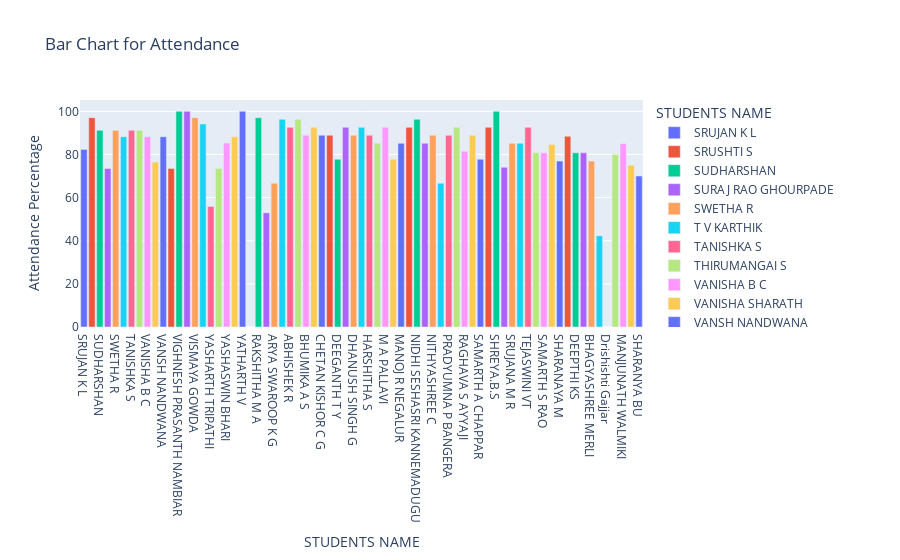

This figure's notebook cell:
### Code cell
import plotly.express as px

# Assuming df is your DataFrame
bar_chart = px.bar(df, x='STUDENTS NAME', y='ATTENDANCE PERCENTAGE',
                   title='Bar Chart for Attendance',
                   labels={'ATTENDANCE PERCENTAGE': 'Attendance Percentage'},
                   color='STUDENTS NAME')

bar_chart.show()

### Figure 1 — Plotly figure (JSON) as saved in the notebook; plotly's stock layout.template omitted (floating-point values rounded to 4 significant figures)
{"data": [{"alignmentgroup": "True", "hovertemplate": "STUDENTS NAME=%{x}<br>Attendance Percentage=%{y}<extra></extra>", "legendgroup": "SRUJAN K L ", "marker": {"color": "#636efa", "pattern": {"shape": ""}}, "name": "SRUJAN K L ", "offsetgroup": "SRUJAN K L ", "orientation": "v", "showlegend": true, "textposition": "auto", "type": "bar", "x": ["SRUJAN K L "], "xaxis": "x", "y": [82.35], "yaxis": "y"}, {"alignmentgroup": "True", "hovertemplate": "STUDENTS NAME=%{x}<br>Attendance Percentage=%{y}<extra></extra>", "legendgroup": "SRUSHTI S ", "marker": {"color": "#EF553B", "pattern": {"shape": ""}}, "name": "SRUSHTI S ", "offsetgroup": "SRUSHTI S ", "orientation": "v", "showlegend": true, "textposition": "auto", "type": "bar", "x": ["SRUSHTI S "], "xaxis": "x", "y": [97.06], "yaxis": "y"}, {"alignmentgroup": "True", "hovertemplate": "STUDENTS NAME=%{x}<br>Attendance Percentage=%{y}<extra></extra>", "legendgroup": "SUDHARSHAN", "marker": {"color": "#00cc96", "pattern": {"shape": ""}}, "name": "SUDHARSHAN", "offsetgroup": "SUDHARSHAN", "orientation": "v", "showlegend": true, "textposition": "auto", "type": "bar", "x": ["SUDHARSHAN"], "xaxis": "x", "y": [91.18], "yaxis": "y"}, {"alignmentgroup": "True", "hovertemplate": "STUDENTS NAME=%{x}<br>Attendance Percentage=%{y}<extra></extra>", "legendgroup": "SURAJ RAO GHOURPADE", "marker": {"color": "#ab63fa", "pattern": {"shape": ""}}, "name": "SURAJ RAO GHOURPADE", "offsetgroup": "SURAJ RAO GHOURPADE", "orientation": "v", "showlegend": true, "textposition": "auto", "type": "bar", "x": ["SURAJ RAO GHOURPADE"], "xaxis": "x", "y": [73.53], "yaxis": "y"}, {"alignmentgroup": "True", "hovertemplate": "STUDENTS NAME=%{x}<br>Attendance Percentage=%{y}<extra></extra>", "legendgroup": "SWETHA R ", "marker": {"color": "#FFA15A", "pattern": {"shape": ""}}, "name": "SWETHA R ", "offsetgroup": "SWETHA R ", "orientation": "v", "showlegend": true, "textposition": "auto", "type": "bar", "x": ["SWETHA R "], "xaxis": "x", "y": [91.18], "yaxis": "y"}, {"alignmentgroup": "True", "hovertemplate": "STUDENTS NAME=%{x}<br>Attendance Percentage=%{y}<extra></extra>", "legendgroup": "T V KARTHIK ", "marker": {"color": "#19d3f3", "pattern": {"shape": ""}}, "name": "T V KARTHIK ", "offsetgroup": "T V KARTHIK ", "orientation": "v", "showlegend": true, "textposition": "auto", "type": "bar", "x": ["T V KARTHIK "], "xaxis": "x", "y": [88.24], "yaxis": "y"}, {"alignmentgroup": "True", "hovertemplate": "STUDENTS NAME=%{x}<br>Attendance Percentage=%{y}<extra></extra>", "legendgroup": "TANISHKA S ", "marker": {"color": "#FF6692", "pattern": {"shape": ""}}, "name": "TANISHKA S ", "offsetgroup": "TANISHKA S ", "orientation": "v", "showlegend": true, "textposition": "auto", "type": "bar", "x": ["TANISHKA S "], "xaxis": "x", "y": [91.18], "yaxis": "y"}, {"alignmentgroup": "True", "hovertemplate": "STUDENTS NAME=%{x}<br>Attendance Percentage=%{y}<extra></extra>", "legendgroup": "THIRUMANGAI S ", "marker": {"color": "#B6E880", "pattern": {"shape": ""}}, "name": "THIRUMANGAI S ", "offsetgroup": "THIRUMANGAI S ", "orientation": "v", "showlegend": true, "textposition": "auto", "type": "bar", "x": ["THIRUMANGAI S "], "xaxis": "x", "y": [91.18], "yaxis": "y"}, {"alignmentgroup": "True", "hovertemplate": "STUDENTS NAME=%{x}<br>Attendance Percentage=%{y}<extra></extra>", "legendgroup": "VANISHA B C", "marker": {"color": "#FF97FF", "pattern": {"shape": ""}}, "name": "VANISHA B C", "offsetgroup": "VANISHA B C", "orientation": "v", "showlegend": true, "textposition": "auto", "type": "bar", "x": ["VANISHA B C"], "xaxis": "x", "y": [88.24], "yaxis": "y"}, {"alignmentgroup": "True", "hovertemplate": "STUDENTS NAME=%{x}<br>Attendance Percentage=%{y}<extra></extra>", "legendgroup": "VANISHA SHARATH", "marker": {"color": "#FECB52", "pattern": {"shape": ""}}, "name": "VANISHA SHARATH", "offsetgroup": "VANISHA SHARATH", "orientation": "v", "showlegend": true, "textposition": "auto", "type": "bar", "x": ["VANISHA SHARATH"], "xaxis": "x", "y": [76.47], "yaxis": "y"}, {"alignmentgroup": "True", "hovertemplate": "STUDENTS NAME=%{x}<br>Attendance Percentage=%{y}<extra></extra>", "legendgroup": "VANSH NANDWANA", "marker": {"color": "#636efa", "pattern": {"shape": ""}}, "name": "VANSH NANDWANA", "offsetgroup": "VANSH NANDWANA", "orientation": "v", "showlegend": true, "textposition": "auto", "type": "bar", "x": ["VANSH NANDWANA"], "xaxis": "x", "y": [88.24], "yaxis": "y"}, {"alignmentgroup": "True", "hovertemplate": "STUDENTS NAME=%{x}<br>Attendance Percentage=%{y}<extra></extra>", "legendgroup": "VARUN SINGH", "marker": {"color": "#EF553B", "pattern": {"shape": ""}}, "name": "VARUN SINGH", "offsetgroup": "VARUN SINGH", "orientation": "v", "showlegend": true, "textposition": "auto", "type": "bar", "x": ["VARUN SINGH"], "xaxis": "x", "y": [73.53], "yaxis": "y"}, {"alignmentgroup": "True", "hovertemplate": "STUDENTS NAME=%{x}<br>Attendance Percentage=%{y}<extra></extra>", "legendgroup": "VIGHNESH PRASANTH NAMBIAR", "marker": {"color": "#00cc96", "pattern": {"shape": ""}}, "name": "VIGHNESH PRASANTH NAMBIAR", "offsetgroup": "VIGHNESH PRASANTH NAMBIAR", "orientation": "v", "showlegend": true, "textposition": "auto", "type": "bar", "x": ["VIGHNESH PRASANTH NAMBIAR"], "xaxis": "x", "y": [100], "yaxis": "y"}, {"alignmentgroup": "True", "hovertemplate": "STUDENTS NAME=%{x}<br>Attendance Percentage=%{y}<extra></extra>", "legendgroup": "VINDHYA H KYATHSANDRA", "marker": {"color": "#ab63fa", "pattern": {"shape": ""}}, "name": "VINDHYA H KYATHSANDRA", "offsetgroup": "VINDHYA H KYATHSANDRA", "orientation": "v", "showlegend": true, "textposition": "auto", "type": "bar", "x": ["VINDHYA H KYATHSANDRA"], "xaxis": "x", "y": [100], "yaxis": "y"}, {"alignmentgroup": "True", "hovertemplate": "STUDENTS NAME=%{x}<br>Attendance Percentage=%{y}<extra></extra>", "legendgroup": "VISMAYA GOWDA", "marker": {"color": "#FFA15A", "pattern": {"shape": ""}}, "name": "VISMAYA GOWDA", "offsetgroup": "VISMAYA GOWDA", "orientation": "v", "showlegend": true, "textposition": "auto", "type": "bar", "x": ["VISMAYA GOWDA"], "xaxis": "x", "y": [97.06], "yaxis": "y"}, {"alignmentgroup": "True", "hovertemplate": "STUDENTS NAME=%{x}<br>Attendance Percentage=%{y}<extra></extra>", "legendgroup": "Y KISHAN RAO", "marker": {"color": "#19d3f3", "pattern": {"shape": ""}}, "name": "Y KISHAN RAO", "offsetgroup": "Y KISHAN RAO", "orientation": "v", "showlegend": true, "textposition": "auto", "type": "bar", "x": ["Y KISHAN RAO"], "xaxis": "x", "y": [94.12], "yaxis": "y"}, {"alignmentgroup": "True", "hovertemplate": "STUDENTS NAME=%{x}<br>Attendance Percentage=%{y}<extra></extra>", "legendgroup": "YASHARTH TRIPATHI", "marker": {"color": "#FF6692", "pattern": {"shape": ""}}, "name": "YASHARTH TRIPATHI", "offsetgroup": "YASHARTH TRIPATHI", "orientation": "v", "showlegend": true, "textposition": "auto", "type": "bar", "x": ["YASHARTH TRIPATHI"], "xaxis": "x", "y": [55.88], "yaxis": "y"}, {"alignmentgroup": "True", "hovertemplate": "STUDENTS NAME=%{x}<br>Attendance Percentage=%{y}<extra></extra>", "legendgroup": "YASHASVI SINGH", "marker": {"color": "#B6E880", "pattern": {"shape": ""}}, "name": "YASHASVI SINGH", "offsetgroup": "YASHASVI SINGH", "orientation": "v", "showlegend": true, "textposition": "auto", "type": "bar", "x": ["YASHASVI SINGH"], "xaxis": "x", "y": [73.53], "yaxis": "y"}, {"alignmentgroup": "True", "hovertemplate": "STUDENTS NAME=%{x}<br>Attendance Percentage=%{y}<extra></extra>", "legendgroup": "YASHASWIN BHARI", "marker": {"color": "#FF97FF", "pattern": {"shape": ""}}, "name": "YASHASWIN BHARI", "offsetgroup": "YASHASWIN BHARI", "orientation": "v", "showlegend": true, "textposition": "auto", "type": "bar", "x": ["YASHASWIN BHARI"], "xaxis": "x", "y": [85.29], "yaxis": "y"}, {"alignmentgroup": "True", "hovertemplate": "STUDENTS NAME=%{x}<br>Attendance Percentage=%{y}<extra></extra>", "legendgroup": "YASHWANTH K C ", "marker": {"color": "#FECB52", "pattern": {"shape": ""}}, "name": "YASHWANTH K C ", "offsetgroup": "YASHWANTH K C ", "orientation": "v", "showlegend": true, "textposition": "auto", "type": "bar", "x": ["YASHWANTH K C "], "xaxis": "x", "y": [88.24], "yaxis": "y"}, {"alignmentgroup": "True", "hovertemplate": "STUDENTS NAME=%{x}<br>Attendance Percentage=%{y}<extra></extra>", "legendgroup": "YATHARTH V ", "marker": {"color": "#636efa", "pattern": {"shape": ""}}, "name": "YATHARTH V ", "offsetgroup": "YATHARTH V ", "orientation": "v", "showlegend": true, "textposition": "auto", "type": "bar", "x": ["YATHARTH V "], "xaxis": "x", "y": [100], "yaxis": "y"}, {"alignmentgroup": "True", "hovertemplate": "STUDENTS NAME=%{x}<br>Attendance Percentage=%{y}<extra></extra>", "legendgroup": "YUKTHA M Y ", "marker": {"color": "#EF553B", "pattern": {"shape": ""}}, "name": "YUKTHA M Y ", "offsetgroup": "YUKTHA M Y ", "orientation": "v", "showlegend": true, "textposition": "auto", "type": "bar", "x": ["YUKTHA M Y "], "xaxis": "x", "y": [0], "yaxis": "y"}, {"alignmentgroup": "True", "hovertemplate": "STUDENTS NAME=%{x}<br>Attendance Percentage=%{y}<extra></extra>", "legendgroup": "RAKSHITHA M A", "marker": {"color": "#00cc96", "pattern": {"shape": ""}}, "name": "RAKSHITHA M A", "offsetgroup": "RAKSHITHA M A", "orientation": "v", "showlegend": true, "textposition": "auto", "type": "bar", "x": ["RAKSHITHA M A"], "xaxis": "x", "y": [97.06], "yaxis": "y"}, {"alignmentgroup": "True", "hovertemplate": "STUDENTS NAME=%{x}<br>Attendance Percentage=%{y}<extra></extra>", "legendgroup": "RISHIKA C DATTA", "marker": {"color": "#ab63fa", "pattern": {"shape": ""}}, "name": "RISHIKA C DATTA", "offsetgroup": "RISHIKA C DATTA", "orientation": "v", "showlegend": true, "textposition": "auto", "type": "bar", "x": ["RISHIKA C DATTA"], "xaxis": "x", "y": [52.94], "yaxis": "y"}, {"alignmentgroup": "True", "hovertemplate": "STUDENTS NAME=%{x}<br>Attendance Percentage=%{y}<extra></extra>", "legendgroup": "ARYA SWAROOP K G", "marker": {"color": "#FFA15A", "pattern": {"shape": ""}}, "name": "ARYA SWAROOP K G", "offsetgroup": "ARYA SWAROOP K G", "orientation": "v", "showlegend": true, "textposition": "auto", "type": "bar", "x": ["ARYA SWAROOP K G"], "xaxis": "x", "y": [66.67], "yaxis": "y"}, {"alignmentgroup": "True", "hovertemplate": "STUDENTS NAME=%{x}<br>Attendance Percentage=%{y}<extra></extra>", "legendgroup": "PURNIMA SINGH", "marker": {"color": "#19d3f3", "pattern": {"shape": ""}}, "name": "PURNIMA SINGH", "offsetgroup": "PURNIMA SINGH", "orientation": "v", "showlegend": true, "textposition": "auto", "type": "bar", "x": ["PURNIMA SINGH"], "xaxis": "x", "y": [96.3], "yaxis": "y"}, {"alignmentgroup": "True", "hovertemplate": "STUDENTS NAME=%{x}<br>Attendance Percentage=%{y}<extra></extra>", "legendgroup": "ABHISHEK R", "marker": {"color": "#FF6692", "pattern": {"shape": ""}}, "name": "ABHISHEK R", "offsetgroup": "ABHISHEK R", "orientation": "v", "showlegend": true, "textposition": "auto", "type": "bar", "x": ["ABHISHEK R"], "xaxis": "x", "y": [92.59], "yaxis": "y"}, {"alignmentgroup": "True", "hovertemplate": "STUDENTS NAME=%{x}<br>Attendance Percentage=%{y}<extra></extra>", "legendgroup": "BHOOMIKA C", "marker": {"color": "#B6E880", "pattern": {"shape": ""}}, "name": "BHOOMIKA C", "offsetgroup": "BHOOMIKA C", "orientation": "v", "showlegend": true, "textposition": "auto", "type": "bar", "x": ["BHOOMIKA C"], "xaxis": "x", "y": [96.3], "yaxis": "y"}, {"alignmentgroup": "True", "hovertemplate": "STUDENTS NAME=%{x}<br>Attendance Percentage=%{y}<extra></extra>", "legendgroup": "BHUMIKA A S", "marker": {"color": "#FF97FF", "pattern": {"shape": ""}}, "name": "BHUMIKA A S", "offsetgroup": "BHUMIKA A S", "orientation": "v", "showlegend": true, "textposition": "auto", "type": "bar", "x": ["BHUMIKA A S"], "xaxis": "x", "y": [88.89], "yaxis": "y"}, {"alignmentgroup": "True", "hovertemplate": "STUDENTS NAME=%{x}<br>Attendance Percentage=%{y}<extra></extra>", "legendgroup": "CHANDANA D K", "marker": {"color": "#FECB52", "pattern": {"shape": ""}}, "name": "CHANDANA D K", "offsetgroup": "CHANDANA D K", "orientation": "v", "showlegend": true, "textposition": "auto", "type": "bar", "x": ["CHANDANA D K"], "xaxis": "x", "y": [92.59], "yaxis": "y"}, {"alignmentgroup": "True", "hovertemplate": "STUDENTS NAME=%{x}<br>Attendance Percentage=%{y}<extra></extra>", "legendgroup": "CHETAN KISHOR C G", "marker": {"color": "#636efa", "pattern": {"shape": ""}}, "name": "CHETAN KISHOR C G", "offsetgroup": "CHETAN KISHOR C G", "orientation": "v", "showlegend": true, "textposition": "auto", "type": "bar", "x": ["CHETAN KISHOR C G"], "xaxis": "x", "y": [88.89], "yaxis": "y"}, {"alignmentgroup": "True", "hovertemplate": "STUDENTS NAME=%{x}<br>Attendance Percentage=%{y}<extra></extra>", "legendgroup": "CHIRAAG V", "marker": {"color": "#EF553B", "pattern": {"shape": ""}}, "name": "CHIRAAG V", "offsetgroup": "CHIRAAG V", "orientation": "v", "showlegend": true, "textposition": "auto", "type": "bar", "x": ["CHIRAAG V"], "xaxis": "x", "y": [88.89], "yaxis": "y"}, {"alignmentgroup": "True", "hovertemplate": "STUDENTS NAME=%{x}<br>Attendance Percentage=%{y}<extra></extra>", "legendgroup": "DEEGANTH T Y", "marker": {"color": "#00cc96", "pattern": {"shape": ""}}, "name": "DEEGANTH T Y", "offsetgroup": "DEEGANTH T Y", "orientation": "v", "showlegend": true, "textposition": "auto", "type": "bar", "x": ["DEEGANTH T Y"], "xaxis": "x", "y": [77.78], "yaxis": "y"}, {"alignmentgroup": "True", "hovertemplate": "STUDENTS NAME=%{x}<br>Attendance Percentage=%{y}<extra></extra>", "legendgroup": "DHANUSH C K", "marker": {"color": "#ab63fa", "pattern": {"shape": ""}}, "name": "DHANUSH C K", "offsetgroup": "DHANUSH C K", "orientation": "v", "showlegend": true, "textposition": "auto", "type": "bar", "x": ["DHANUSH C K"], "xaxis": "x", "y": [92.59], "yaxis": "y"}, {"alignmentgroup": "True", "hovertemplate": "STUDENTS NAME=%{x}<br>Attendance Percentage=%{y}<extra></extra>", "legendgroup": "DHANUSH SINGH G", "marker": {"color": "#FFA15A", "pattern": {"shape": ""}}, "name": "DHANUSH SINGH G", "offsetgroup": "DHANUSH SINGH G", "orientation": "v", "showlegend": true, "textposition": "auto", "type": "bar", "x": ["DHANUSH SINGH G"], "xaxis": "x", "y": [88.89], "yaxis": "y"}, {"alignmentgroup": "True", "hovertemplate": "STUDENTS NAME=%{x}<br>Attendance Percentage=%{y}<extra></extra>", "legendgroup": "GANAVI MC", "marker": {"color": "#19d3f3", "pattern": {"shape": ""}}, "name": "GANAVI MC", "offsetgroup": "GANAVI MC", "orientation": "v", "showlegend": true, "textposition": "auto", "type": "bar", "x": ["GANAVI MC"], "xaxis": "x", "y": [92.59], "yaxis": "y"}, {"alignmentgroup": "True", "hovertemplate": "STUDENTS NAME=%{x}<br>Attendance Percentage=%{y}<extra></extra>", "legendgroup": "HARSHITHA S", "marker": {"color": "#FF6692", "pattern": {"shape": ""}}, "name": "HARSHITHA S", "offsetgroup": "HARSHITHA S", "orientation": "v", "showlegend": true, "textposition": "auto", "type": "bar", "x": ["HARSHITHA S"], "xaxis": "x", "y": [88.89], "yaxis": "y"}, {"alignmentgroup": "True", "hovertemplate": "STUDENTS NAME=%{x}<br>Attendance Percentage=%{y}<extra></extra>", "legendgroup": "K Arjun", "marker": {"color": "#B6E880", "pattern": {"shape": ""}}, "name": "K Arjun", "offsetgroup": "K Arjun", "orientation": "v", "showlegend": true, "textposition": "auto", "type": "bar", "x": ["K Arjun"], "xaxis": "x", "y": [85.19], "yaxis": "y"}, {"alignmentgroup": "True", "hovertemplate": "STUDENTS NAME=%{x}<br>Attendance Percentage=%{y}<extra></extra>", "legendgroup": "M A PALLAVI", "marker": {"color": "#FF97FF", "pattern": {"shape": ""}}, "name": "M A PALLAVI", "offsetgroup": "M A PALLAVI", "orientation": "v", "showlegend": true, "textposition": "auto", "type": "bar", "x": ["M A PALLAVI"], "xaxis": "x", "y": [92.59], "yaxis": "y"}, {"alignmentgroup": "True", "hovertemplate": "STUDENTS NAME=%{x}<br>Attendance Percentage=%{y}<extra></extra>", "legendgroup": "MANOJ D S", "marker": {"color": "#FECB52", "pattern": {"shape": ""}}, "name": "MANOJ D S", "offsetgroup": "MANOJ D S", "orientation": "v", "showlegend": true, "textposition": "auto", "type": "bar", "x": ["MANOJ D S"], "xaxis": "x", "y": [77.78], "yaxis": "y"}, {"alignmentgroup": "True", "hovertemplate": "STUDENTS NAME=%{x}<br>Attendance Percentage=%{y}<extra></extra>", "legendgroup": "MANOJ R NEGALUR", "marker": {"color": "#636efa", "pattern": {"shape": ""}}, "name": "MANOJ R NEGALUR", "offsetgroup": "MANOJ R NEGALUR", "orientation": "v", "showlegend": true, "textposition": "auto", "type": "bar", "x": ["MANOJ R NEGALUR"], "xaxis": "x", "y": [85.19], "yaxis": "y"}, {"alignmentgroup": "True", "hovertemplate": "STUDENTS NAME=%{x}<br>Attendance Percentage=%{y}<extra></extra>", "legendgroup": "MEGHANA Y R", "marker": {"color": "#EF553B", "pattern": {"shape": ""}}, "name": "MEGHANA Y R", "offsetgroup": "MEGHANA Y R", "orientation": "v", "showlegend": true, "textposition": "auto", "type": "bar", "x": ["MEGHANA Y R"], "xaxis": "x", "y": [92.59], "yaxis": "y"}, {"alignmentgroup": "True", "hovertemplate": "STUDENTS NAME=%{x}<br>Attendance Percentage=%{y}<extra></extra>", "legendgroup": "NIDHI SESHASRI KANNEMADUGU", "marker": {"color": "#00cc96", "pattern": {"shape": ""}}, "name": "NIDHI SESHASRI KANNEMADUGU", "offsetgroup": "NIDHI SESHASRI KANNEMADUGU", "orientation": "v", "showlegend": true, "textposition": "auto", "type": "bar", "x": ["NIDHI SESHASRI KANNEMADUGU"], "xaxis": "x", "y": [96.3], "yaxis": "y"}, {"alignmentgroup": "True", "hovertemplate": "STUDENTS NAME=%{x}<br>Attendance Percentage=%{y}<extra></extra>", "legendgroup": "NISHITH J RAO", "marker": {"color": "#ab63fa", "pattern": {"shape": ""}}, "name": "NISHITH J RAO", "offsetgroup": "NISHITH J RAO", "orientation": "v", "showlegend": true, "textposition": "auto", "type": "bar", "x": ["NISHITH J RAO"], "xaxis": "x", "y": [85.19], "yaxis": "y"}, {"alignmentgroup": "True", "hovertemplate": "STUDENTS NAME=%{x}<br>Attendance Percentage=%{y}<extra></extra>", "legendgroup": "NITHYASHREE C", "marker": {"color": "#FFA15A", "pattern": {"shape": ""}}, "name": "NITHYASHREE C", "offsetgroup": "NITHYASHREE C", "orientation": "v", "showlegend": true, "textposition": "auto", "type": "bar", "x": ["NITHYASHREE C"], "xaxis": "x", "y": [88.89], "yaxis": "y"}, {"alignmentgroup": "True", "hovertemplate": "STUDENTS NAME=%{x}<br>Attendance Percentage=%{y}<extra></extra>", "legendgroup": "PAVAN KR", "marker": {"color": "#19d3f3", "pattern": {"shape": ""}}, "name": "PAVAN KR", "offsetgroup": "PAVAN KR", "orientation": "v", "showlegend": true, "textposition": "auto", "type": "bar", "x": ["PAVAN KR"], "xaxis": "x", "y": [66.67], "yaxis": "y"}, {"alignmentgroup": "True", "hovertemplate": "STUDENTS NAME=%{x}<br>Attendance Percentage=%{y}<extra></extra>", "legendgroup": "PRADYUMNA P BANGERA", "marker": {"color": "#FF6692", "pattern": {"shape": ""}}, "name": "PRADYUMNA P BANGERA", "offsetgroup": "PRADYUMNA P BANGERA", "orientation": "v", "showlegend": true, "textposition": "auto", "type": "bar", "x": ["PRADYUMNA P BANGERA"], "xaxis": "x", "y": [88.89], "yaxis": "y"}, {"alignmentgroup": "True", "hovertemplate": "STUDENTS NAME=%{x}<br>Attendance Percentage=%{y}<extra></extra>", "legendgroup": "PRUTHVI UPADHYA", "marker": {"color": "#B6E880", "pattern": {"shape": ""}}, "name": "PRUTHVI UPADHYA", "offsetgroup": "PRUTHVI UPADHYA", "orientation": "v", "showlegend": true, "textposition": "auto", "type": "bar", "x": ["PRUTHVI UPADHYA"], "xaxis": "x", "y": [92.59], "yaxis": "y"}, {"alignmentgroup": "True", "hovertemplate": "STUDENTS NAME=%{x}<br>Attendance Percentage=%{y}<extra></extra>", "legendgroup": "RAGHAVA S AYYAJI", "marker": {"color": "#FF97FF", "pattern": {"shape": ""}}, "name": "RAGHAVA S AYYAJI", "offsetgroup": "RAGHAVA S AYYAJI", "orientation": "v", "showlegend": true, "textposition": "auto", "type": "bar", "x": ["RAGHAVA S AYYAJI"], "xaxis": "x", "y": [81.48], "yaxis": "y"}, {"alignmentgroup": "True", "hovertemplate": "STUDENTS NAME=%{x}<br>Attendance Percentage=%{y}<extra></extra>", "legendgroup": "RAKESH BALAPPA BHADAKE", "marker": {"color": "#FECB52", "pattern": {"shape": ""}}, "name": "RAKESH BALAPPA BHADAKE", "offsetgroup": "RAKESH BALAPPA BHADAKE", "orientation": "v", "showlegend": true, "textposition": "auto", "type": "bar", "x": ["RAKESH BALAPPA BHADAKE"], "xaxis": "x", "y": [88.89], "yaxis": "y"}, {"alignmentgroup": "True", "hovertemplate": "STUDENTS NAME=%{x}<br>Attendance Percentage=%{y}<extra></extra>", "legendgroup": "SAMARTH A CHAPPAR", "marker": {"color": "#636efa", "pattern": {"shape": ""}}, "name": "SAMARTH A CHAPPAR", "offsetgroup": "SAMARTH A CHAPPAR", "orientation": "v", "showlegend": true, "textposition": "auto", "type": "bar", "x": ["SAMARTH A CHAPPAR"], "xaxis": "x", "y": [77.78], "yaxis": "y"}, {"alignmentgroup": "True", "hovertemplate": "STUDENTS NAME=%{x}<br>Attendance Percentage=%{y}<extra></extra>", "legendgroup": "SHARANAYYA", "marker": {"color": "#EF553B", "pattern": {"shape": ""}}, "name": "SHARANAYYA", "offsetgroup": "SHARANAYYA", "orientation": "v", "showlegend": true, "textposition": "auto", "type": "bar", "x": ["SHARANAYYA"], "xaxis": "x", "y": [92.59], "yaxis": "y"}, {"alignmentgroup": "True", "hovertemplate": "STUDENTS NAME=%{x}<br>Attendance Percentage=%{y}<extra></extra>", "legendgroup": "SHREYA.B.S", "marker": {"color": "#00cc96", "pattern": {"shape": ""}}, "name": "SHREYA.B.S", "offsetgroup": "SHREYA.B.S", "orientation": "v", "showlegend": true, "textposition": "auto", "type": "bar", "x": ["SHREYA.B.S"], "xaxis": "x", "y": [100], "yaxis": "y"}, {"alignmentgroup": "True", "hovertemplate": "STUDENTS NAME=%{x}<br>Attendance Percentage=%{y}<extra></extra>", "legendgroup": "SRI SHANTH", "marker": {"color": "#ab63fa", "pattern": {"shape": ""}}, "name": "SRI SHANTH", "offsetgroup": "SRI SHANTH", "orientation": "v", "showlegend": true, "textposition": "auto", "type": "bar", "x": ["SRI SHANTH"], "xaxis": "x", "y": [74.07], "yaxis": "y"}, {"alignmentgroup": "True", "hovertemplate": "STUDENTS NAME=%{x}<br>Attendance Percentage=%{y}<extra></extra>", "legendgroup": "SRUJANA M R", "marker": {"color": "#FFA15A", "pattern": {"shape": ""}}, "name": "SRUJANA M R", "offsetgroup": "SRUJANA M R", "orientation": "v", "showlegend": true, "textposition": "auto", "type": "bar", "x": ["SRUJANA M R"], "xaxis": "x", "y": [85.19], "yaxis": "y"}, {"alignmentgroup": "True", "hovertemplate": "STUDENTS NAME=%{x}<br>Attendance Percentage=%{y}<extra></extra>", "legendgroup": "SUSHMA A", "marker": {"color": "#19d3f3", "pattern": {"shape": ""}}, "name": "SUSHMA A", "offsetgroup": "SUSHMA A", "orientation": "v", "showlegend": true, "textposition": "auto", "type": "bar", "x": ["SUSHMA A"], "xaxis": "x", "y": [85.19], "yaxis": "y"}, {"alignmentgroup": "True", "hovertemplate": "STUDENTS NAME=%{x}<br>Attendance Percentage=%{y}<extra></extra>", "legendgroup": "TEJASWINI VT", "marker": {"color": "#FF6692", "pattern": {"shape": ""}}, "name": "TEJASWINI VT", "offsetgroup": "TEJASWINI VT", "orientation": "v", "showlegend": true, "textposition": "auto", "type": "bar", "x": ["TEJASWINI VT"], "xaxis": "x", "y": [92.59], "yaxis": "y"}, {"alignmentgroup": "True", "hovertemplate": "STUDENTS NAME=%{x}<br>Attendance Percentage=%{y}<extra></extra>", "legendgroup": "MAHIMA M S", "marker": {"color": "#B6E880", "pattern": {"shape": ""}}, "name": "MAHIMA M S", "offsetgroup": "MAHIMA M S", "orientation": "v", "showlegend": true, "textposition": "auto", "type": "bar", "x": ["MAHIMA M S"], "xaxis": "x", "y": [80.77], "yaxis": "y"}, {"alignmentgroup": "True", "hovertemplate": "STUDENTS NAME=%{x}<br>Attendance Percentage=%{y}<extra></extra>", "legendgroup": "SAMARTH S RAO", "marker": {"color": "#FF97FF", "pattern": {"shape": ""}}, "name": "SAMARTH S RAO", "offsetgroup": "SAMARTH S RAO", "orientation": "v", "showlegend": true, "textposition": "auto", "type": "bar", "x": ["SAMARTH S RAO"], "xaxis": "x", "y": [80.77], "yaxis": "y"}, {"alignmentgroup": "True", "hovertemplate": "STUDENTS NAME=%{x}<br>Attendance Percentage=%{y}<extra></extra>", "legendgroup": "HONGIRAN. D", "marker": {"color": "#FECB52", "pattern": {"shape": ""}}, "name": "HONGIRAN. D", "offsetgroup": "HONGIRAN. D", "orientation": "v", "showlegend": true, "textposition": "auto", "type": "bar", "x": ["HONGIRAN. D"], "xaxis": "x", "y": [84.62], "yaxis": "y"}, {"alignmentgroup": "True", "hovertemplate": "STUDENTS NAME=%{x}<br>Attendance Percentage=%{y}<extra></extra>", "legendgroup": "SHARANAYA M", "marker": {"color": "#636efa", "pattern": {"shape": ""}}, "name": "SHARANAYA M", "offsetgroup": "SHARANAYA M", "orientation": "v", "showlegend": true, "textposition": "auto", "type": "bar", "x": ["SHARANAYA M"], "xaxis": "x", "y": [76.92], "yaxis": "y"}, {"alignmentgroup": "True", "hovertemplate": "STUDENTS NAME=%{x}<br>Attendance Percentage=%{y}<extra></extra>", "legendgroup": "SANIYA PATIL", "marker": {"color": "#EF553B", "pattern": {"shape": ""}}, "name": "SANIYA PATIL", "offsetgroup": "SANIYA PATIL", "orientation": "v", "showlegend": true, "textposition": "auto", "type": "bar", "x": ["SANIYA PATIL"], "xaxis": "x", "y": [88.46], "yaxis": "y"}, {"alignmentgroup": "True", "hovertemplate": "STUDENTS NAME=%{x}<br>Attendance Percentage=%{y}<extra></extra>", "legendgroup": "DEEPTHI KS", "marker": {"color": "#00cc96", "pattern": {"shape": ""}}, "name": "DEEPTHI KS", "offsetgroup": "DEEPTHI KS", "orientation": "v", "showlegend": true, "textposition": "auto", "type": "bar", "x": ["DEEPTHI KS"], "xaxis": "x", "y": [80.77], "yaxis": "y"}, {"alignmentgroup": "True", "hovertemplate": "STUDENTS NAME=%{x}<br>Attendance Percentage=%{y}<extra></extra>", "legendgroup": "PRAJWAL S RANJANAGI", "marker": {"color": "#ab63fa", "pattern": {"shape": ""}}, "name": "PRAJWAL S RANJANAGI", "offsetgroup": "PRAJWAL S RANJANAGI", "orientation": "v", "showlegend": true, "textposition": "auto", "type": "bar", "x": ["PRAJWAL S RANJANAGI"], "xaxis": "x", "y": [80.77], "yaxis": "y"}, {"alignmentgroup": "True", "hovertemplate": "STUDENTS NAME=%{x}<br>Attendance Percentage=%{y}<extra></extra>", "legendgroup": "BHAGYASHREE MERLI", "marker": {"color": "#FFA15A", "pattern": {"shape": ""}}, "name": "BHAGYASHREE MERLI", "offsetgroup": "BHAGYASHREE MERLI", "orientation": "v", "showlegend": true, "textposition": "auto", "type": "bar", "x": ["BHAGYASHREE MERLI"], "xaxis": "x", "y": [76.92], "yaxis": "y"}, {"alignmentgroup": "True", "hovertemplate": "STUDENTS NAME=%{x}<br>Attendance Percentage=%{y}<extra></extra>", "legendgroup": "RAGHUNANDAN U", "marker": {"color": "#19d3f3", "pattern": {"shape": ""}}, "name": "RAGHUNANDAN U", "offsetgroup": "RAGHUNANDAN U", "orientation": "v", "showlegend": true, "textposition": "auto", "type": "bar", "x": ["RAGHUNANDAN U"], "xaxis": "x", "y": [42.31], "yaxis": "y"}, {"alignmentgroup": "True", "hovertemplate": "STUDENTS NAME=%{x}<br>Attendance Percentage=%{y}<extra></extra>", "legendgroup": "Drishishti Gajjar", "marker": {"color": "#FF6692", "pattern": {"shape": ""}}, "name": "Drishishti Gajjar", "offsetgroup": "Drishishti Gajjar", "orientation": "v", "showlegend": true, "textposition": "auto", "type": "bar", "x": ["Drishishti Gajjar"], "xaxis": "x", "y": [0], "yaxis": "y"}, {"alignmentgroup": "True", "hovertemplate": "STUDENTS NAME=%{x}<br>Attendance Percentage=%{y}<extra></extra>", "legendgroup": "SANJAY R", "marker": {"color": "#B6E880", "pattern": {"shape": ""}}, "name": "SANJAY R", "offsetgroup": "SANJAY R", "orientation": "v", "showlegend": true, "textposition": "auto", "type": "bar", "x": ["SANJAY R"], "xaxis": "x", "y": [80], "yaxis": "y"}, {"alignmentgroup": "True", "hovertemplate": "STUDENTS NAME=%{x}<br>Attendance Percentage=%{y}<extra></extra>", "legendgroup": "MANJUNATH WALMIKI", "marker": {"color": "#FF97FF", "pattern": {"shape": ""}}, "name": "MANJUNATH WALMIKI", "offsetgroup": "MANJUNATH WALMIKI", "orientation": "v", "showlegend": true, "textposition": "auto", "type": "bar", "x": ["MANJUNATH WALMIKI"], "xaxis": "x", "y": [85], "yaxis": "y"}, {"alignmentgroup": "True", "hovertemplate": "STUDENTS NAME=%{x}<br>Attendance Percentage=%{y}<extra></extra>", "legendgroup": "NALINA R", "marker": {"color": "#FECB52", "pattern": {"shape": ""}}, "name": "NALINA R", "offsetgroup": "NALINA R", "orientation": "v", "showlegend": true, "textposition": "auto", "type": "bar", "x": ["NALINA R"], "xaxis": "x", "y": [75], "yaxis": "y"}, {"alignmentgroup": "True", "hovertemplate": "STUDENTS NAME=%{x}<br>Attendance Percentage=%{y}<extra></extra>", "legendgroup": "SHARANYA BU", "marker": {"color": "#636efa", "pattern": {"shape": ""}}, "name": "SHARANYA BU", "offsetgroup": "SHARANYA BU", "orientation": "v", "showlegend": true, "textposition": "auto", "type": "bar", "x": ["SHARANYA BU"], "xaxis": "x", "y": [70], "yaxis": "y"}], "layout": {"barmode": "relative", "legend": {"title": {"text": "STUDENTS NAME"}, "tracegroupgap": 0}, "title": {"text": "Bar Chart for Attendance"}, "xaxis": {"anchor": "y", "categoryarray": ["SRUJAN K L ", "SRUSHTI S ", "SUDHARSHAN", "SURAJ RAO GHOURPADE", "SWETHA R ", "T V KARTHIK ", "TANISHKA S ", "THIRUMANGAI S ", "VANISHA B C", "VANISHA SHARATH", "VANSH NANDWANA", "VARUN SINGH", "VIGHNESH PRASANTH NAMBIAR", "VINDHYA H KYATHSANDRA", "VISMAYA GOWDA", "Y KISHAN RAO", "YASHARTH TRIPATHI", "YASHASVI SINGH", "YASHASWIN BHARI", "YASHWANTH K C ", "YATHARTH V ", "YUKTHA M Y ", "RAKSHITHA M A", "RISHIKA C DATTA", "ARYA SWAROOP K G", "PURNIMA SINGH", "ABHISHEK R", "BHOOMIKA C", "BHUMIKA A S", "CHANDANA D K", "CHETAN KISHOR C G", "CHIRAAG V", "DEEGANTH T Y", "DHANUSH C K", "DHANUSH SINGH G", "GANAVI MC", "HARSHITHA S", "K Arjun", "M A PALLAVI", "MANOJ D S", "MANOJ R NEGALUR", "MEGHANA Y R", "NIDHI SESHASRI KANNEMADUGU", "NISHITH J RAO", "NITHYASHREE C", "PAVAN KR", "PRADYUMNA P BANGERA", "PRUTHVI UPADHYA", "RAGHAVA S AYYAJI", "RAKESH BALAPPA BHADAKE", "SAMARTH A CHAPPAR", "SHARANAYYA", "SHREYA.B.S", "SRI SHANTH", "SRUJANA M R", "SUSHMA A", "TEJASWINI VT", "MAHIMA M S", "SAMARTH S RAO", "HONGIRAN. D", "SHARANAYA M", "SANIYA PATIL", "DEEPTHI KS", "PRAJWAL S RANJANAGI", "BHAGYASHREE MERLI", "RAGHUNANDAN U", "Drishishti Gajjar", "SANJAY R", "MANJUNATH WALMIKI", "NALINA R", "SHARANYA BU"], "categoryorder": "array", "domain": [0, 1], "title": {"text": "STUDENTS NAME"}}, "yaxis": {"anchor": "x", "domain": [0, 1], "title": {"text": "Attendance Percentage"}}}}
